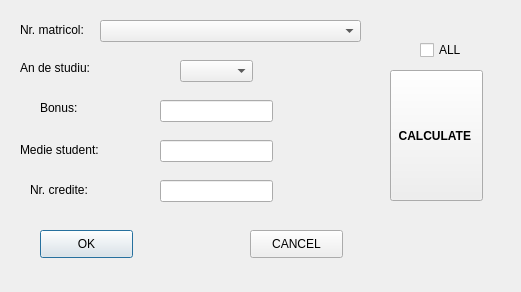
<?xml version="1.0" encoding="UTF-8"?>
<ui version="4.0">
 <class>punctajeUpdate</class>
 <widget class="QDialog" name="punctajeUpdate">
  <property name="geometry">
   <rect>
    <x>0</x>
    <y>0</y>
    <width>521</width>
    <height>292</height>
   </rect>
  </property>
  <property name="minimumSize">
   <size>
    <width>521</width>
    <height>292</height>
   </size>
  </property>
  <property name="maximumSize">
   <size>
    <width>521</width>
    <height>292</height>
   </size>
  </property>
  <property name="windowTitle">
   <string>Update Punctaje</string>
  </property>
  <widget class="QLabel" name="label_3">
   <property name="geometry">
    <rect>
     <x>40</x>
     <y>100</y>
     <width>55</width>
     <height>16</height>
    </rect>
   </property>
   <property name="text">
    <string>Bonus:</string>
   </property>
  </widget>
  <widget class="QPushButton" name="okInsert">
   <property name="geometry">
    <rect>
     <x>40</x>
     <y>230</y>
     <width>93</width>
     <height>28</height>
    </rect>
   </property>
   <property name="text">
    <string>OK</string>
   </property>
  </widget>
  <widget class="QPushButton" name="cancelInsert">
   <property name="geometry">
    <rect>
     <x>250</x>
     <y>230</y>
     <width>93</width>
     <height>28</height>
    </rect>
   </property>
   <property name="text">
    <string>CANCEL</string>
   </property>
  </widget>
  <widget class="QLabel" name="label_5">
   <property name="geometry">
    <rect>
     <x>30</x>
     <y>180</y>
     <width>101</width>
     <height>20</height>
    </rect>
   </property>
   <property name="text">
    <string>Nr. credite:</string>
   </property>
  </widget>
  <widget class="QLineEdit" name="nrCrediteEdit">
   <property name="geometry">
    <rect>
     <x>160</x>
     <y>180</y>
     <width>113</width>
     <height>22</height>
    </rect>
   </property>
   <property name="alignment">
    <set>Qt::AlignCenter</set>
   </property>
   <property name="clearButtonEnabled">
    <bool>true</bool>
   </property>
  </widget>
  <widget class="QComboBox" name="nrMatricolBox">
   <property name="geometry">
    <rect>
     <x>100</x>
     <y>20</y>
     <width>261</width>
     <height>22</height>
    </rect>
   </property>
  </widget>
  <widget class="QLineEdit" name="medieStudentEdit">
   <property name="geometry">
    <rect>
     <x>160</x>
     <y>140</y>
     <width>113</width>
     <height>22</height>
    </rect>
   </property>
   <property name="alignment">
    <set>Qt::AlignCenter</set>
   </property>
   <property name="clearButtonEnabled">
    <bool>true</bool>
   </property>
  </widget>
  <widget class="QLabel" name="label_2">
   <property name="geometry">
    <rect>
     <x>20</x>
     <y>20</y>
     <width>101</width>
     <height>20</height>
    </rect>
   </property>
   <property name="text">
    <string>Nr. matricol:</string>
   </property>
  </widget>
  <widget class="QComboBox" name="anStudiuBox">
   <property name="geometry">
    <rect>
     <x>180</x>
     <y>60</y>
     <width>73</width>
     <height>22</height>
    </rect>
   </property>
  </widget>
  <widget class="QLabel" name="label_4">
   <property name="geometry">
    <rect>
     <x>20</x>
     <y>140</y>
     <width>101</width>
     <height>20</height>
    </rect>
   </property>
   <property name="text">
    <string>Medie student:</string>
   </property>
  </widget>
  <widget class="QLineEdit" name="bonusEdit">
   <property name="geometry">
    <rect>
     <x>160</x>
     <y>100</y>
     <width>113</width>
     <height>22</height>
    </rect>
   </property>
   <property name="alignment">
    <set>Qt::AlignCenter</set>
   </property>
   <property name="clearButtonEnabled">
    <bool>true</bool>
   </property>
  </widget>
  <widget class="QLabel" name="label">
   <property name="geometry">
    <rect>
     <x>20</x>
     <y>60</y>
     <width>81</width>
     <height>16</height>
    </rect>
   </property>
   <property name="text">
    <string>An de studiu:</string>
   </property>
  </widget>
  <widget class="QPushButton" name="calculatePunctaj">
   <property name="geometry">
    <rect>
     <x>390</x>
     <y>70</y>
     <width>93</width>
     <height>131</height>
    </rect>
   </property>
   <property name="font">
    <font>
     <weight>75</weight>
     <italic>false</italic>
     <bold>true</bold>
     <underline>false</underline>
     <strikeout>false</strikeout>
    </font>
   </property>
   <property name="layoutDirection">
    <enum>Qt::LeftToRight</enum>
   </property>
   <property name="autoFillBackground">
    <bool>true</bool>
   </property>
   <property name="text">
    <string>CALCULATE </string>
   </property>
   <property name="checkable">
    <bool>false</bool>
   </property>
  </widget>
  <widget class="QCheckBox" name="checkBox">
   <property name="geometry">
    <rect>
     <x>420</x>
     <y>40</y>
     <width>81</width>
     <height>20</height>
    </rect>
   </property>
   <property name="text">
    <string>ALL</string>
   </property>
  </widget>
 </widget>
 <resources/>
 <connections/>
</ui>
